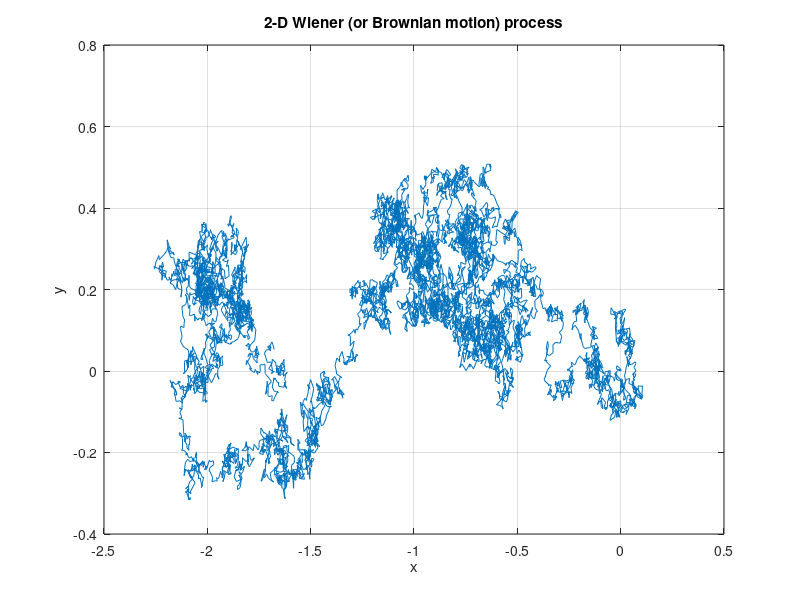
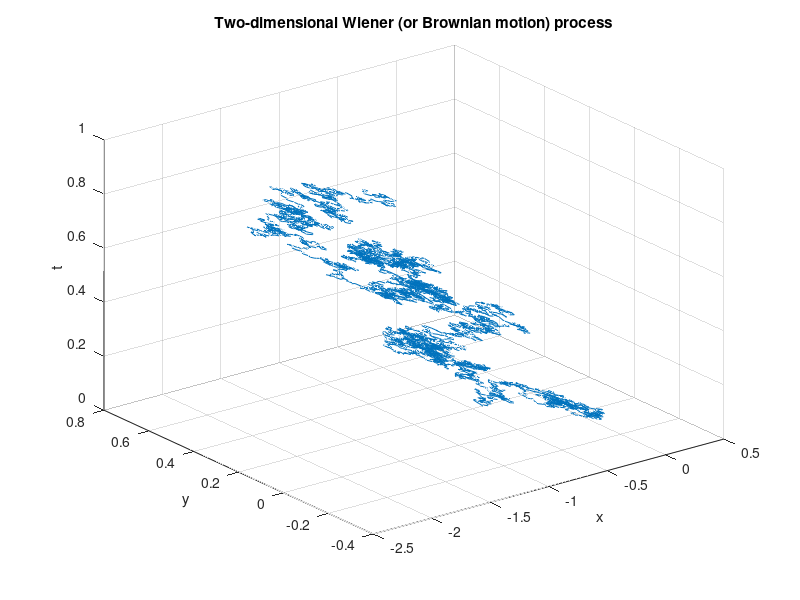

MATLAB code to generate these figures, in order:
% Simulate a 2-D Wiener (or Brownian motion) process, where each vector 
% vector component of the stochastic process is an independent Wiener process.
%
% Author: H. Paul Keeler, 2021.
% Website: hpaulkeeler.com
% Repository: github.com/hpaulkeeler/posts
% For more details, see the post:
% 

close all; 

%%%START Paramters START%%%
%Brownian/Wiener process parameters
mu=0; %drift coefficient; mu=0 for a standard Brownian/Winer process
sigma=1; %standard deviation; sigma=1 for a standard Brownian/Winer process

%time parameters
tFirst=0; %first time value
tLast=1; %last time value
numb_t=10^4; %number of time points

numbPaths=1; %number of sample paths (ie realizations)
%%%END Paramters END%%%

%create time values
tValues=(linspace(tFirst,tLast,numb_t))'; %time vector
tDelta=tValues(2)-tValues(1); %step size

%%%START Create Brownian/Wiener processes START%%%
%First Brownian/Wiener process
xWienerSteps=mu*tDelta+sigma*sqrt(tDelta)...
    .*randn([numb_t,numbPaths]); %normally distributed steps
xWiener=cumsum(xWienerSteps); %find Wiener/Brownian process values
xWiener=xWiener-xWiener(1,:); %set initial value to zero 

%Second Brownian/Wiener process
yWienerSteps=mu*tDelta+sigma*sqrt(tDelta)...
    .*randn([numb_t,numbPaths]); %normally distributed steps
yWiener=cumsum(yWienerSteps); %find Wiener/Brownian process values
yWiener=yWiener-yWiener(1,:); %set initial value to zero 
%%%END Create Brownian/Wiener processes END%%%

%%%START Plotting START%%%
figure; 
plot(xWiener,yWiener);
grid;
title('2-D Wiener (or Brownian motion) process');
xlabel('x');
ylabel('y');

%plot time on the z-axis
figure; 
plot3(xWiener,yWiener,tValues);
grid;
title('Two-dimensional Wiener (or Brownian motion) process');
xlabel('x');
ylabel('y');
zlabel('t');
%%%END Plotting END%%%
